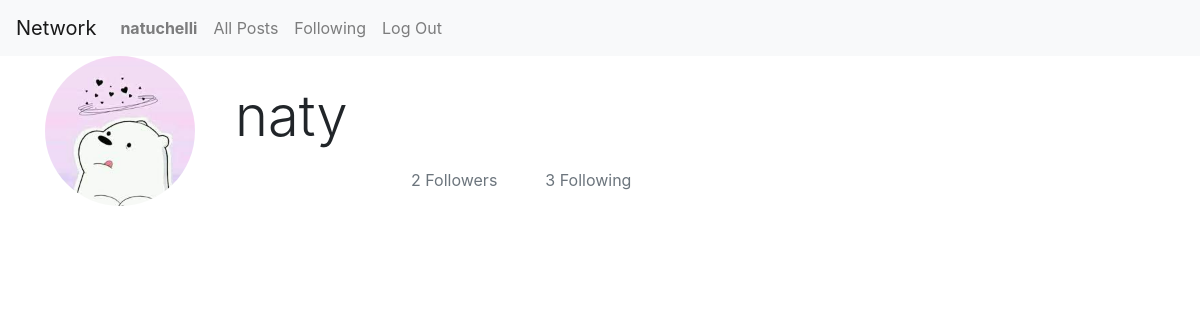
Page /2 (signed in) on the committed database.
### network/models.py (models this page shows)
class User(AbstractUser):
    @property
    def num_followers(self):
        total_followers = Following.objects.filter(followee=self).count()
        return total_followers
    @property
    def num_followees(self):
        total_followees = Following.objects.filter(follower=self).count()
        return total_followees

### network/views.py (the view)
# urls.py: path("<int:user_id>", views.profile, name="profile"),
@login_required
def profile(request, user_id):
    profile_user = get_object_or_404(User, id=user_id)
    return render(request, "network/profile.html", {
        "profile_user": profile_user,
    })

### network/templates/network/profile.html (shortened to what this page needs)
{% extends "network/layout.html" %}
{% block body %}
   <div id="profile-container" class="container">
        <div class="row" style="margin-bottom:1.5rem;">
            <div id="profile-photo-div" class="col-2">
                <img alt="" class="rounded-circle bg-body rounded" style="width: 150px;" id="profile-img">
            </div>
            <div class="col-2">
                <h1 id="user-name"  style="margin-top:1.7rem;" class="display-4"> {{ profile_user.username }}</h1>
            </div>
            <div class="row">
                <div col="col-2">
                    <p style="margin-top:7rem; text-align: end; margin-left: 1rem;" class="text-muted" id="followers">{{ profile_user.num_followers }} Followers</p>
                </div>
                <div col="col-2">
                    <p style="margin-top:7rem; text-align: end; margin-left: 3rem;" class="text-muted" id="followees">{{ profile_user.num_followees }} Following</p>
                </div>
            </div>
        </div>
   </div>
{% endblock %}

### network/templates/network/layout.html (shortened to what this page needs)
{% load static %}
<!DOCTYPE html>
<html lang="en">
    <head>
        <link rel="stylesheet" href="https://stackpath.bootstrapcdn.com/bootstrap/4.4.1/css/bootstrap.min.css">
        <link href="{% static 'network/styles.css' %}" rel="stylesheet">
    </head>
    <body>
        <nav class="navbar navbar-expand-lg navbar-light bg-light">
            <a class="navbar-brand" href="#">Network</a>
            <div>
              <ul class="navbar-nav mr-auto">
                {% if user.is_authenticated %}
                    <li class="nav-item">
                        <a class="nav-link" href="{% url 'profile' user_id=user.id %}" id="user-button"><strong>{{ user.username }}</strong></a>
                    </li>
                {% endif %}
                <li class="nav-item">
                  <a class="nav-link" href="{% url 'posts' %}" id="all-posts">All Posts</a>
                {% if user.is_authenticated %}
                    <li class="nav-item">
                        <a class="nav-link" href="{% url 'load_posts_followees' %}">Following</a>
                    </li>
                    <li class="nav-item">
                        <a class="nav-link" href="{% url 'logout' %}">Log Out</a>
                    </li>
                {% endif %}
              </ul>
            </div>
          </nav>
        <div class="body">
            {% block body %}
            {% endblock %}
        </div>
    </body>
</html>

### rows in the picture
User: username "natuchelli"
User: username "naty", num_followers "2", num_followees "3"
